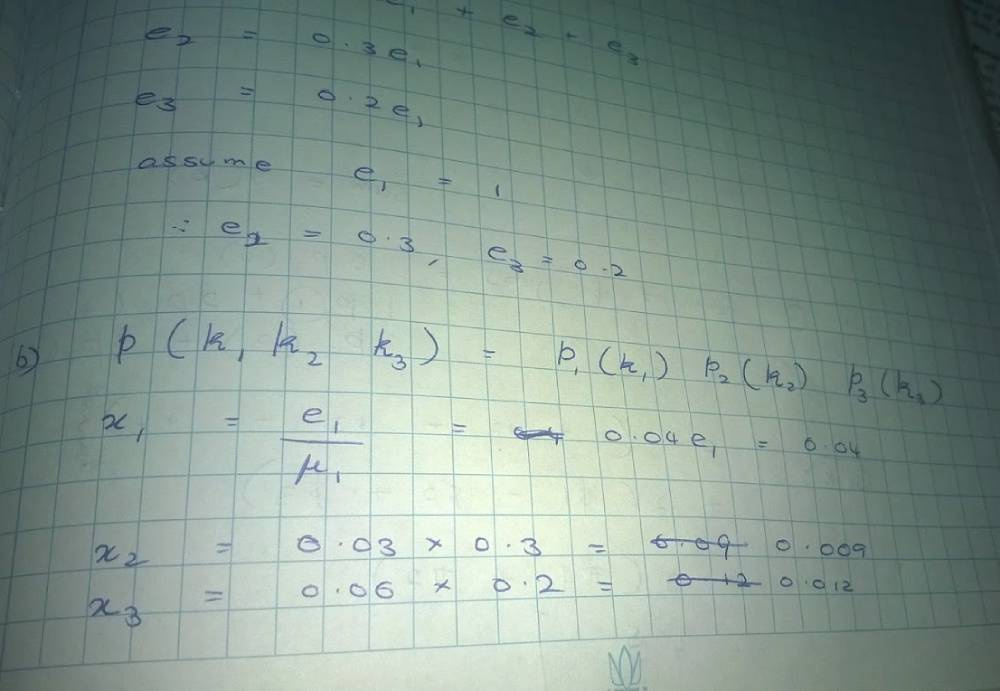
#> input picture phototoprint/images/test.jpg, 1000 x 691 px; its folder holds only this picture in this run
$ python converter.py
#> lines starting #> are read from the running program, lines starting #| are printed output that depends on the picture; after the words box and inside, x2 and y2 are one past the last pixel; in counts of white or black regions, pixels touching at a corner belong together
import cv2
import numpy as np
import os


def order_points(pts):
    rect = np.zeros((4, 2), dtype="float32")
    s = pts.sum(axis=1)
    rect[0] = pts[np.argmin(s)]
    rect[2] = pts[np.argmax(s)]
    diff = np.diff(pts, axis=1)
    rect[1] = pts[np.argmin(diff)]
    rect[3] = pts[np.argmax(diff)]
    return rect


def four_point_transform(image, pts):
    rect = order_points(pts)
    (tl, tr, br, bl) = rect

    # compute width
    widthA = np.sqrt(((br[0] - bl[0]) ** 2) + ((br[1] - bl[1]) ** 2))
    widthB = np.sqrt(((tr[0] - tl[0]) ** 2) + ((tr[1] - tl[1]) ** 2))
    maxWidth = int(max(widthA, widthB))

    # compute height
    heightA = np.sqrt(((tr[0] - br[0]) ** 2) + ((tr[1] - br[1]) ** 2))
    heightB = np.sqrt(((tl[0] - bl[0]) ** 2) + ((tl[1] - bl[1]) ** 2))
    maxHeight = int(max(heightA, heightB))

    dst = np.array([
        [0, 0],
        [maxWidth - 1, 0],
        [maxWidth - 1, maxHeight - 1],
        [0, maxHeight - 1]
    ], dtype="float32")

    M = cv2.getPerspectiveTransform(rect, dst)
    warped = cv2.warpPerspective(image, M, (maxWidth, maxHeight))
    return warped


def process_image(input_path, output_path):
    # 1. Load and convert to grayscale
#> called with input_path = './images/test.jpg', output_path = './fixed/fixed_test.jpg'
    img = cv2.imread(input_path)
#> img is the input picture: shape (691, 1000, 3); mean B, G, R 140.3, 148.2, 130
    if img is None:
        print(f"Error reading {input_path}")
        return

    gray = cv2.cvtColor(img, cv2.COLOR_BGR2GRAY)

    # 2. Edge detection and contour finding for document warp
    edged = cv2.Canny(gray, 75, 200)
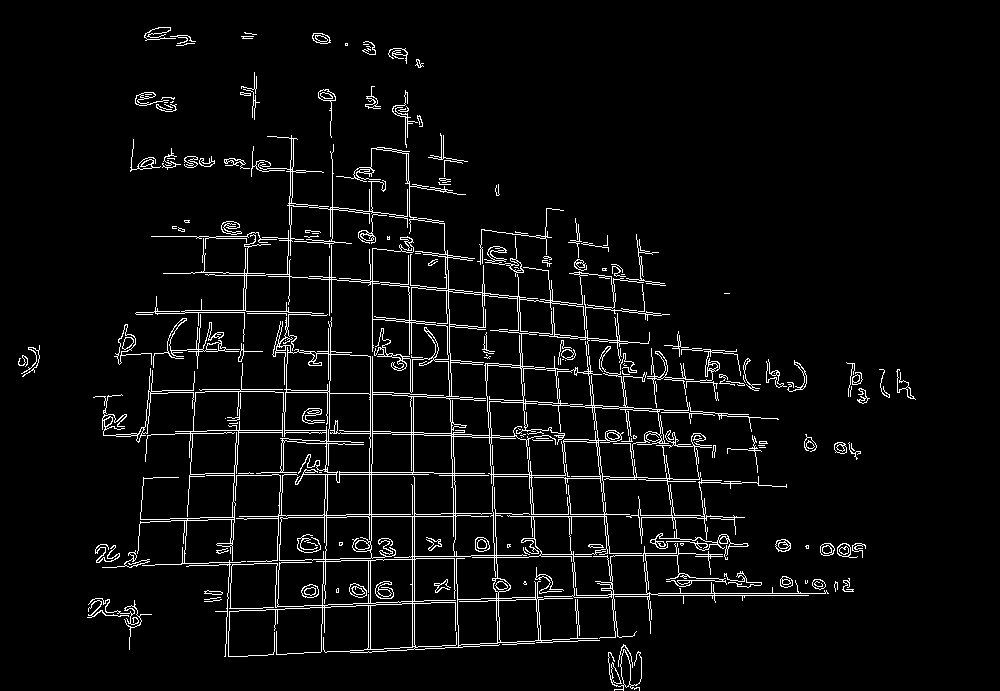
#> edged: shape (691, 1000); 4.6% white in thin lines or dots, all inside (x1, y1, x2, y2) = (18, 27, 916, 691)
    contours, _ = cv2.findContours(edged.copy(), cv2.RETR_EXTERNAL, cv2.CHAIN_APPROX_SIMPLE)
#> contours = 147 contours, 101 with area under 20; largest, box (x1, y1, x2, y2) and area: (135, 135, 829, 657) 78090, (608, 649, 642, 691) 384, (114, 324, 152, 365) 290, (93, 368, 195, 443) 290, (484, 236, 524, 277) 228

    warped = gray  # default fallback

    if contours:
        doc_contour = max(contours, key=cv2.contourArea)
#> doc_contour = contour of 5052 points, box (x1, y1, x2, y2) (135, 135, 829, 657), area 78090

        if cv2.contourArea(doc_contour) < 1000:
            print(f"Discarded tiny contour in {os.path.basename(input_path)}")
        else:
            peri = cv2.arcLength(doc_contour, True)
#> peri = 24957.6
            approx = cv2.approxPolyDP(doc_contour, 0.02 * peri, True)
#> approx = [[135, 313], [828, 593]]

            if len(approx) == 4:
                warped = four_point_transform(gray, approx.reshape(4, 2))
                print(f"Applied perspective warp on {os.path.basename(input_path)}")
            else:
                print(f"Found contour but not 4 points in {os.path.basename(input_path)}")
    else:
        print(f"No contours found in {os.path.basename(input_path)}")

    # 3. Mild CLAHE (prevent over‑boosting shadows)
    clahe = cv2.createCLAHE(clipLimit=1.5, tileGridSize=(8, 8))
    enhanced = clahe.apply(warped)
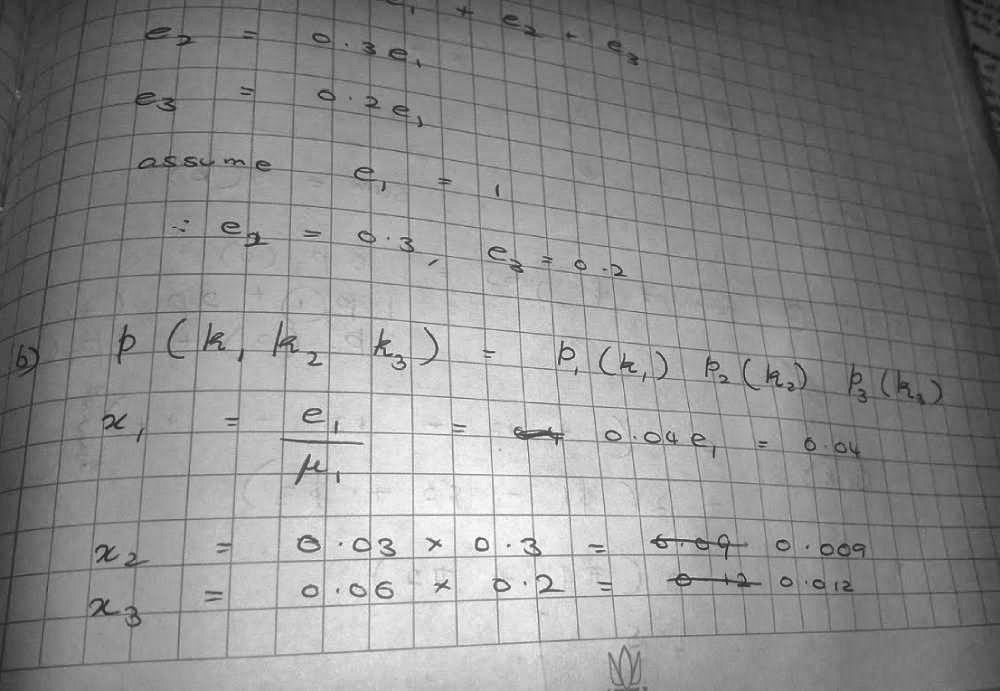
#> enhanced: shape (691, 1000); min 17, max 254, mean 140.1

    # 4. Adaptive threshold (patch‑wise)
    binary = cv2.adaptiveThreshold(
        enhanced,
        255,
        cv2.ADAPTIVE_THRESH_GAUSSIAN_C,
        cv2.THRESH_BINARY,
        15,  # block size (odd, 11–21 typical)
        9    # C: subtracted constant (3–10 typical)
    )
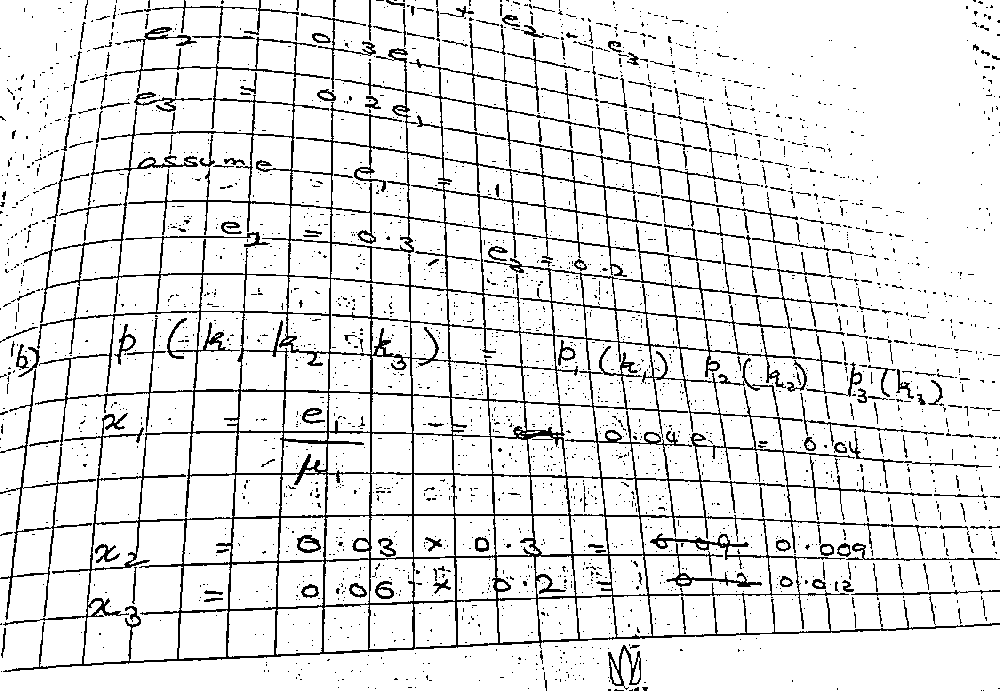
#> binary: shape (691, 1000); 89.6% white; black in thin lines or dots

    # 5. Remove small noise using connected components
    num_labels, labels, stats, centroids = cv2.connectedComponentsWithStats(binary, connectivity=8)
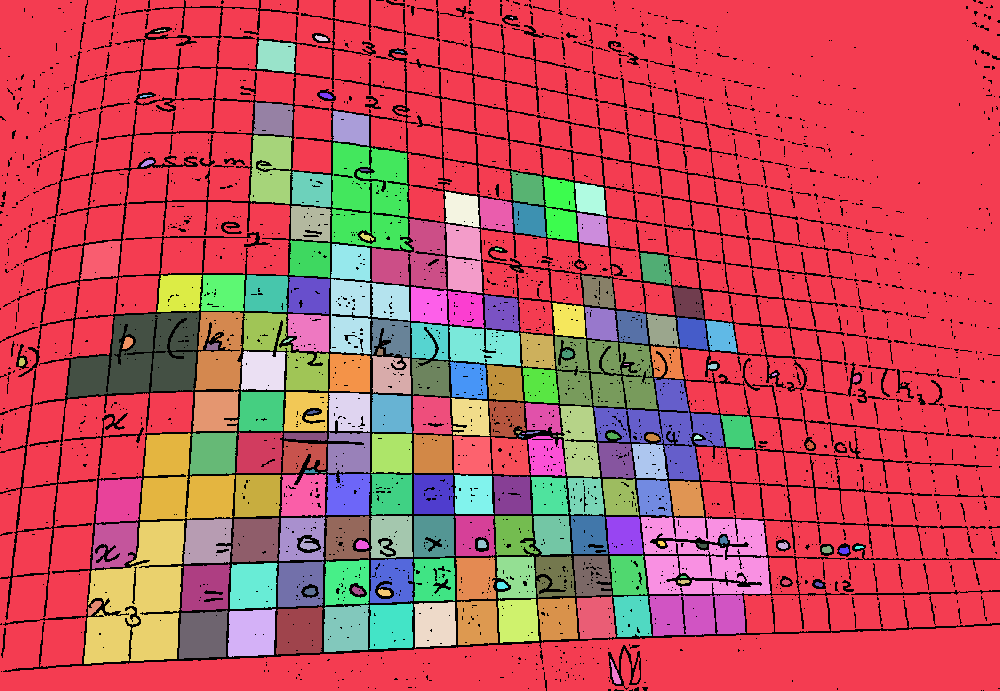
#> labels: shape (691, 1000) int32; 187 distinct labels, from 0 to 186; one colour per label, 0 black
#> num_labels = 187; stats = 187 rows, first 6: [0, 0, 1000, 691, 71876], [0, 0, 1000, 691, 396180], [510, 17, 3, 2, 4], [155, 29, 11, 3, 14], [315, 35, 13, 6, 50], [257, 40, 39, 33, 1051]; centroids = 187 pairs, first value 21.34 to 900, second value 17.25 to 673.9
    min_area = 10  # tune: 5–20 depending on text size
    cleaned = np.zeros_like(binary)
    for label in range(1, num_labels):  # skip background (label 0)
        area = stats[label, cv2.CC_STAT_AREA]
        if area >= min_area:
            cleaned[labels == label] = 255
#> this loop made 186 passes
#> area on passes 1, 4, 5: 396180, 50, 1051
#> cleaned: shape (691, 1000); 89.6% white; black in thin lines or dots

    # Optional: light morphology (remove any remaining tiny specks)
    kernel = np.ones((3, 3), np.uint8)
    cleaned = cv2.morphologyEx(cleaned, cv2.MORPH_CLOSE, kernel)
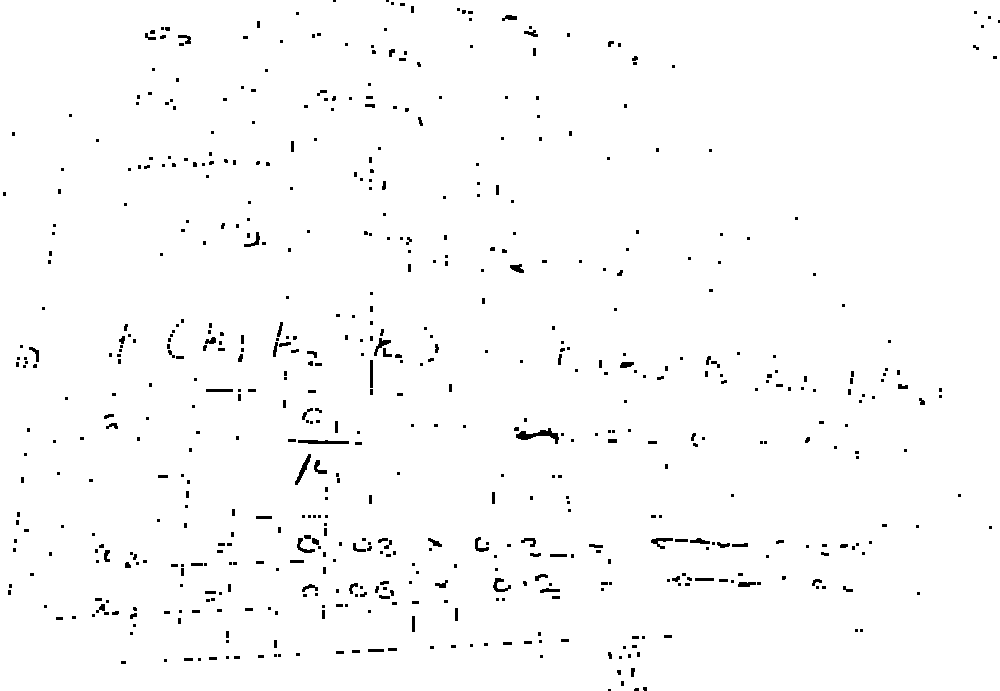
#> cleaned: shape (691, 1000); 98.4% white; 609 black regions (447 under 20 px), largest, box (x1, y1, x2, y2) and area: (516, 428, 559, 444) 263, (298, 440, 349, 444) 166, (295, 454, 311, 485) 138
    # cleaned = cv2.morphologyEx(cleaned, cv2.MORPH_OPEN, kernel)  # optional

    # 6. Save
    cv2.imwrite(output_path, cleaned)
    print(f"Processed: {os.path.basename(input_path)} -> {os.path.basename(output_path)}")


# --- Main execution ---
if __name__ == "__main__":
    input_dir = "./images"
    output_dir = "./fixed"

    os.makedirs(output_dir, exist_ok=True)

    extensions = ('.jpg', '.jpeg', '.png', '.JPG', '.JPEG', '.PNG')

    for filename in os.listdir(input_dir):
        if filename.lower().endswith(extensions):
            input_file = os.path.join(input_dir, filename)
            output_file = os.path.join(output_dir, f"fixed_{filename}")
            process_image(input_file, output_file)

    print("Batch processing complete.")
